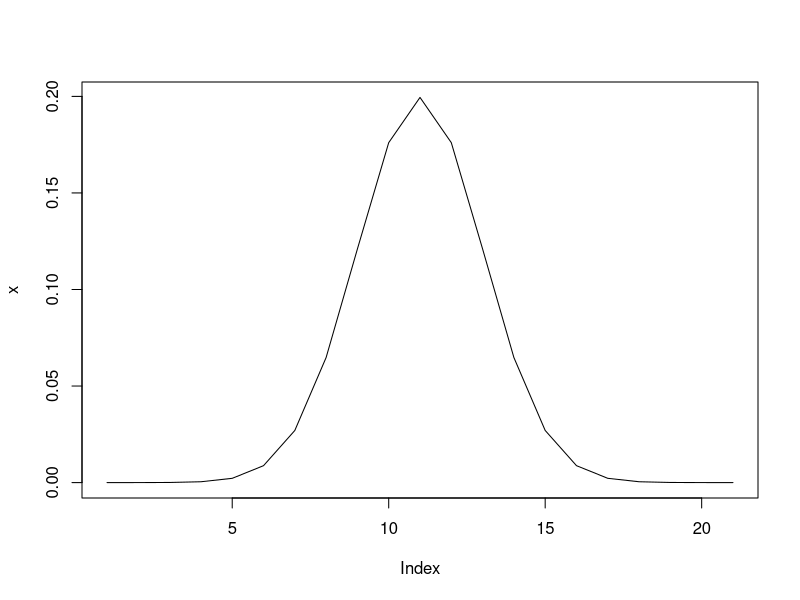
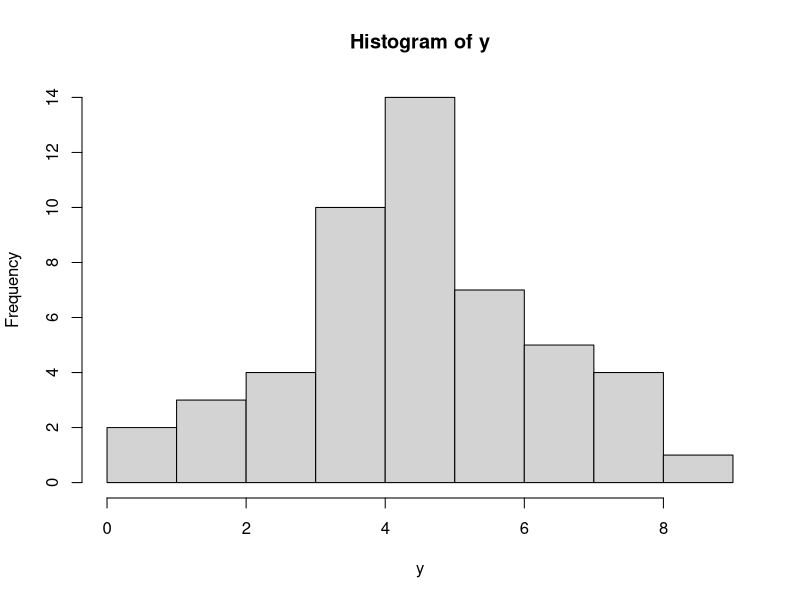
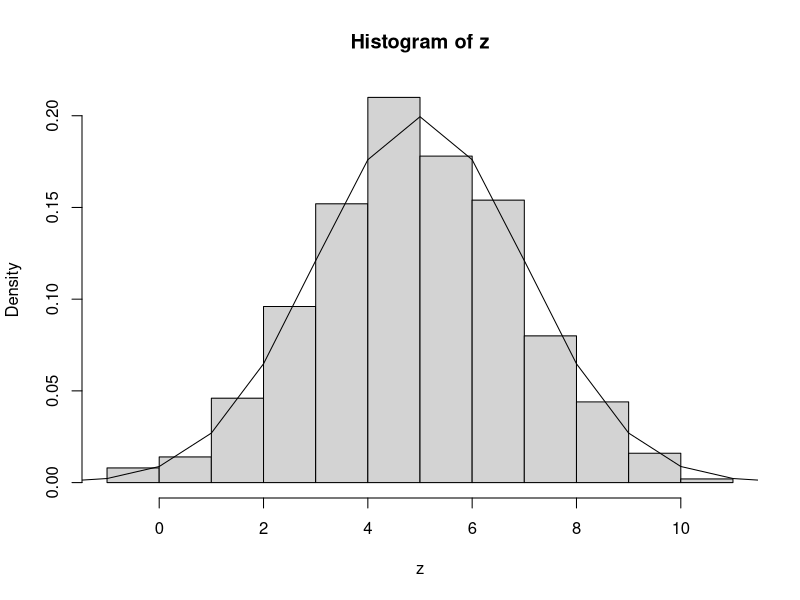
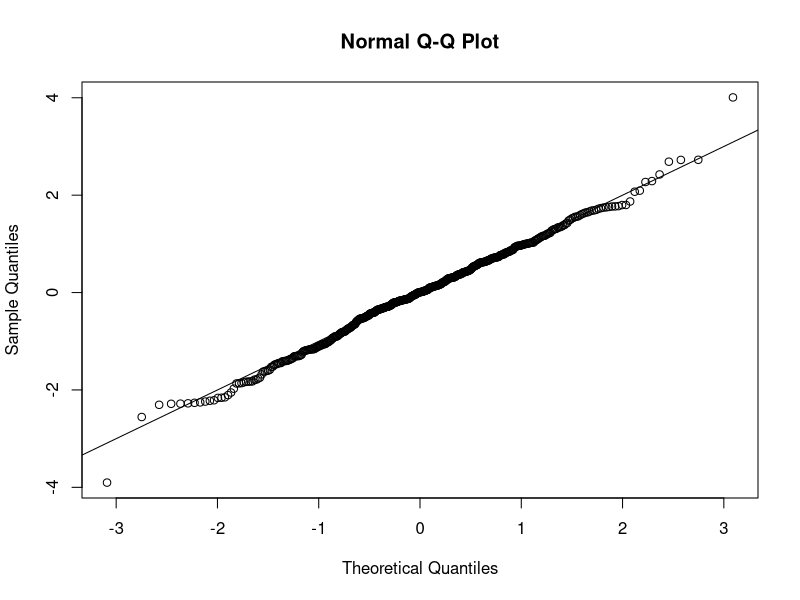
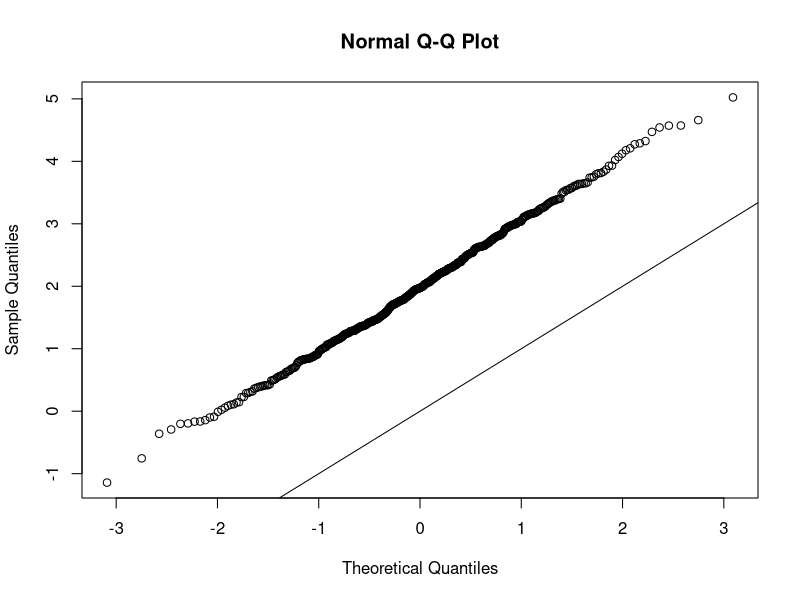
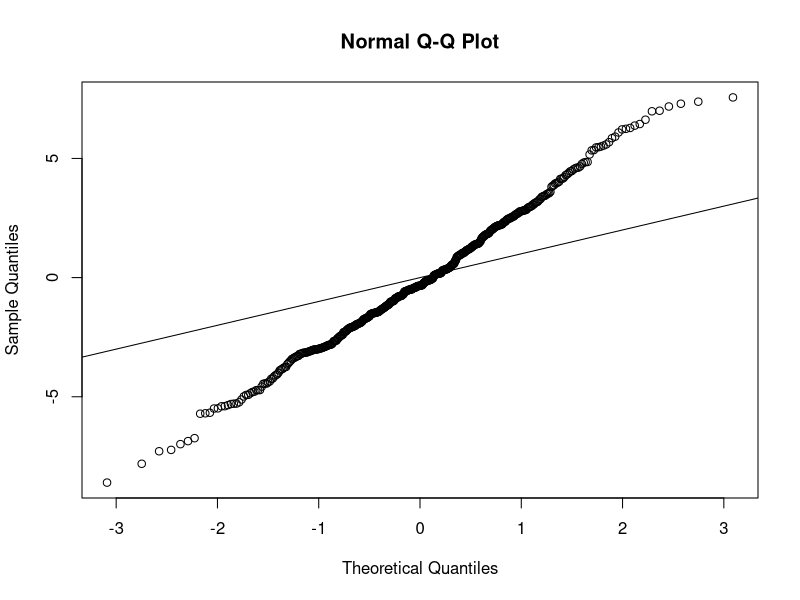
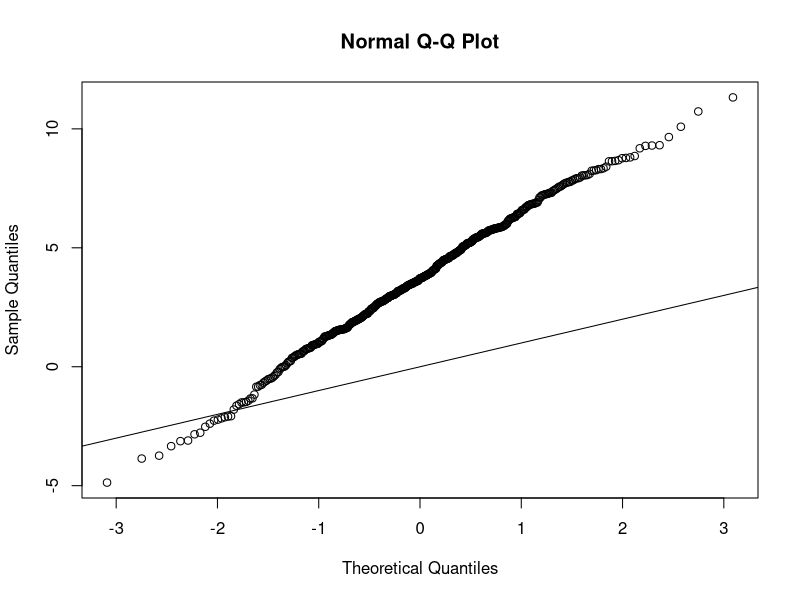
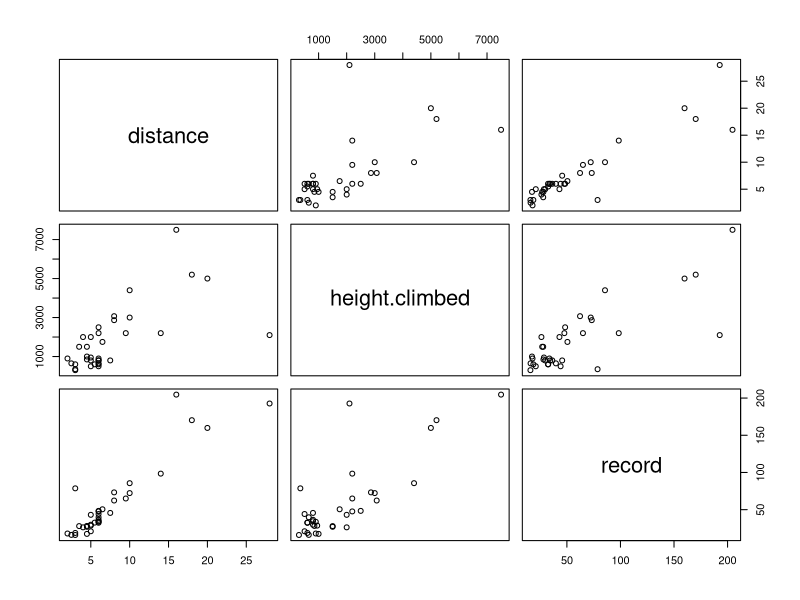

Here is the R script that generated these plots, in order: (Note: this script raises an error after producing the figures.)
#Execute sequentially
#Exercise 1
x<-dnorm(seq(-5,15,length(10000)), mean=5, sd=2)
plot(x, type="l")

#Exercise 2
y<-rnorm(50,mean=5, sd=2)
hist(y)

#If we increase the number of random observations we get closer to the normal distribution
z<-rnorm(500,mean=5, sd=2)
hist(z, freq = FALSE)

#Exercise 3
lines(seq(-5,15),x)

#Exercise 4
x<-rnorm(500, mean=0, sd=1)
qqnorm(x)
abline(0,1)

#Now we change the mean
x<-rnorm(500, mean=2, sd=1)
qqnorm(x)
abline(0,1)
#translation of the straight line

#Now we change the sd
x<-rnorm(500, mean=0, sd=3)
qqnorm(x)
abline(0,1)
#Change of slope

#Now we change both
x<-rnorm(500, mean=4, sd=3)
qqnorm(x)
abline(0,1)

#Reading in data
library(MASS)
hills
names(hills)<-c("distance", "height.climbed", "record")
hills
pairs(hills)
attach(hills)
distance
plot(distance, record)
identify(distance, record, row.names(hills))
cars.data <- read.csv("Cars.csv", header=TRUE)
attach(cars.data)
table(Type)
boxplot(Price~Type,range=0)
MPG.city>=30
Price[MPG.city>=30]
summary(Price[MPG.city>=30])
Type=="Compact"

#Exercise 1
cars.data <- read.csv("Cars.csv", header=TRUE)
attach(cars.data)
x<-MPG.city[Min.Price>30]
mean(x)
sd(x)

#Exercise 2
plot(Price, MPG.city)
x <- seq(0, 60, length = 100)
lines(x, 50/(x-5)+15)
#We notice that for very expensive cars we have low MPG and for very cheap cars very high MPG

#Exercise 3
Model[max(Max.Price-Min.Price)]

#Exercise 4
hist(MPG.highway)

#Exercise 5
boxplot(MPG.highway~Type)

#Matrices
a.vector <- c(3, 5, 6, 2.5, 100, 27.7)
a.matrix
a.matrix[1,2]
a.matrix[1,]
a.matrix[,2]
a.matrix[1,2:3]
x<-matrix(c(2,4,6,8),nrow=2)
x+10
x*x
x%*%x
data(iris)
x <- iris
y <- x[, 1:4]
z<-as.matrix(y)
A<-t(z)%*%z #transpose matrix
dim(A)
E<-eigen(A,symmetric=TRUE)

#Lists
ans <- list(x=0,y=0,z="")
ans$x <- c(1,2,3,4,5)
ans$y <- c(4,3,2,1)
ans$z <- c("cat","dog")
ans
ans$x
ans[[2]]

#Exercise 1
A<-matrix(c(2,1,0,1,3,1,0,1,2),nrow=3)
B<-c(1,-3,1)
help(solve)
sol<-solve(A,B)
#A%*%sol==B

#Exercise 2
E<-eigen(A)
E
